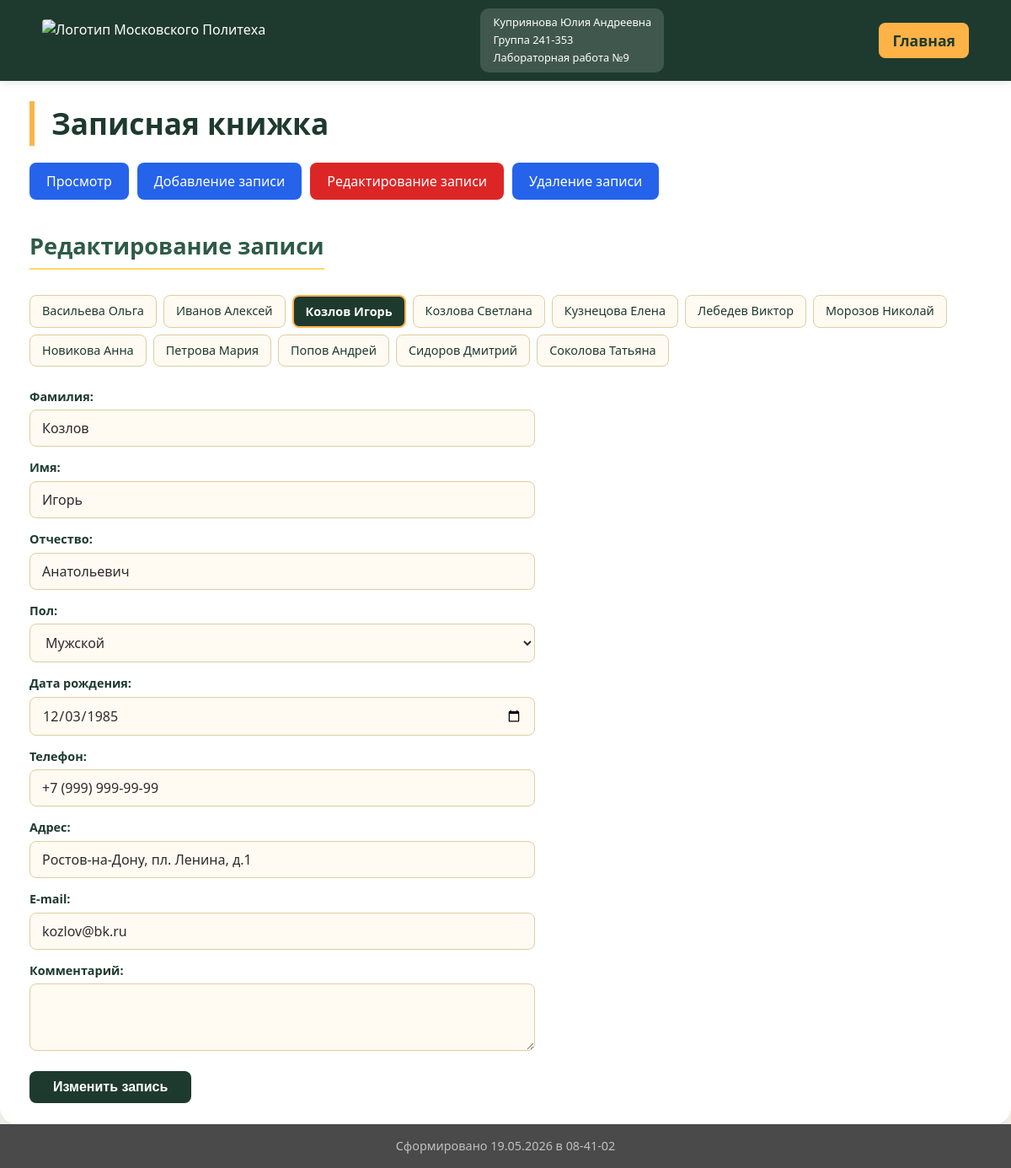
Page /?p=edit&id=9 on the committed database.
### tables this page shows
CREATE TABLE IF NOT EXISTS friends (
    id          INT          NOT NULL AUTO_INCREMENT PRIMARY KEY,   
    surname     VARCHAR(100) NOT NULL,         
    name        VARCHAR(100) NOT NULL,         
    patronymic  VARCHAR(100) DEFAULT '',       
    gender      CHAR(1)      DEFAULT 'М',      
    birthdate   DATE,                          
    phone       VARCHAR(30)  DEFAULT '',       
    address     VARCHAR(255) DEFAULT '',       
    email       VARCHAR(150) DEFAULT '',       
    comment     TEXT         DEFAULT ''        
);

### edit.php (the view, shortened to what this page needs)
<?php
$mysqli = mysqli_connect('localhost', 'root', '', 'friends');
$currentROW = [];
if (isset($_GET['id'])) {
    $sql_res = mysqli_query($mysqli,
        'SELECT * FROM friends WHERE id=' . (int)$_GET['id'] . ' LIMIT 0, 1'
    );
    $currentROW = mysqli_fetch_assoc($sql_res) ?: [];
}
$sql_res = mysqli_query($mysqli, 'SELECT id, surname, name FROM friends ORDER BY surname ASC, name ASC');
?>
<h2>Редактирование записи</h2>
<?php if (!mysqli_errno($mysqli)) : ?>
    <div id="edit_links">
        <?php while ($row = mysqli_fetch_assoc($sql_res)) : ?>
            <?php if ($currentROW && $currentROW['id'] == $row['id']) : ?>
                <div class="current-link"><?= htmlspecialchars($row['surname'] . ' ' . $row['name']) ?></div>
            <?php else : ?>
                <a href="?p=edit&id=<?= $row['id'] ?>"><?= htmlspecialchars($row['surname'] . ' ' . $row['name']) ?></a>
            <?php endif; ?>
        <?php endwhile; ?>
    </div>
    <?php if ($currentROW) : ?>
        <form name="form_edit" method="post" action="?p=edit&id=<?= $currentROW['id'] ?>">
            <div class="form-group">
                <label for="surname">Фамилия:</label>
                <input type="text" name="surname" id="surname"
                       value="<?= htmlspecialchars($currentROW['surname']) ?>" required>
            </div>
            <div class="form-group">
                <label for="name">Имя:</label>
                <input type="text" name="name" id="name"
                       value="<?= htmlspecialchars($currentROW['name']) ?>" required>
            </div>
            <div class="form-group">
                <label for="patronymic">Отчество:</label>
                <input type="text" name="patronymic" id="patronymic"
                       value="<?= htmlspecialchars($currentROW['patronymic']) ?>">
            </div>
            <div class="form-group">
                <label for="gender">Пол:</label>
                <select name="gender" id="gender">
                    <option value="М" <?= $currentROW['gender'] == 'М' ? 'selected' : '' ?>>Мужской</option>
                </select>
            </div>
            <div class="form-group">
                <label for="birthdate">Дата рождения:</label>
                <input type="date" name="birthdate" id="birthdate"
                       value="<?= htmlspecialchars($currentROW['birthdate']) ?>">
            </div>
            <div class="form-group">
                <label for="phone">Телефон:</label>
                <input type="tel" name="phone" id="phone"
                       value="<?= htmlspecialchars($currentROW['phone']) ?>">
            </div>
            <div class="form-group">
                <label for="address">Адрес:</label>
                <input type="text" name="address" id="address"
                       value="<?= htmlspecialchars($currentROW['address']) ?>">
            </div>
            <div class="form-group">
                <label for="email">E-mail:</label>
                <input type="email" name="email" id="email"
                       value="<?= htmlspecialchars($currentROW['email']) ?>">
            </div>
            <div class="form-group">
                <label for="comment">Комментарий:</label>
                <textarea name="comment" id="comment"><?= htmlspecialchars($currentROW['comment']) ?></textarea>
            </div>
            <input type="submit" name="button" value="Изменить запись" class="btn-submit">
        </form>
    <?php else : ?>
        <p class="info-msg">Записей пока нет.</p>
    <?php endif; ?>
<?php else : ?>
    <p class="error-msg">Ошибка базы данных.</p>
<?php endif; ?>

### styles.css (style rules this page uses)
* { margin: 0; padding: 0; box-sizing: border-box; }
body { font-family: 'Segoe UI', Tahoma, Geneva, Verdana, sans-serif; background-color: #f5f0e8; color: #2c2c2c; line-height: 1.5; padding-top: 80px; min-height: 100vh; display: flex; flex-direction: column; }
h2 { color: #2e5a48; margin-top: 25px; margin-bottom: 15px; font-size: 1.7rem; border-bottom: 2px solid #ffd966; display: inline-block; padding-bottom: 5px; }
form { max-width: 600px; margin-top: 20px; }
.form-group { display: flex; flex-direction: column; margin-bottom: 14px; }
.form-group label { font-size: 0.9rem; font-weight: 600; color: #1e3a2f; margin-bottom: 5px; }
.form-group input[type="text"], .form-group input[type="tel"], .form-group input[type="email"], .form-group input[type="date"], .form-group select, .form-group textarea { width: 100%; padding: 10px 14px; border: 1px solid #ddcfa0; border-radius: 8px; font-family: inherit; font-size: 1rem; background-color: #fffaf2; color: #2c2c2c; transition: border-color 0.2s ease; }
.form-group textarea { min-height: 80px; resize: vertical; }
.btn-submit { padding: 10px 28px; background-color: #1e3a2f; color: white; border: none; border-radius: 8px; font-size: 1rem; font-weight: 600; cursor: pointer; margin-top: 10px; transition: background-color 0.2s ease; }
#edit_links, #delete_links { display: flex; flex-wrap: wrap; gap: 8px; margin: 15px 0 25px 0; }
#edit_links a, #delete_links a { display: inline-block; padding: 7px 14px; background-color: #fffaf2; border: 1px solid #ddcfa0; border-radius: 8px; text-decoration: none; color: #1e3a2f; font-size: 0.9rem; transition: background-color 0.2s ease; }
#edit_links .current-link { display: inline-block; padding: 7px 14px; background-color: #1e3a2f; color: white; border-radius: 8px; font-size: 0.9rem; font-weight: 600; border: 2px solid #ffb347; }

### rows in the picture
friends: surname+name "Васильева Ольга"
friends: surname+name "Иванов Алексей"
friends: surname+name "Козлов Игорь", surname "Козлов", name "Игорь", patronymic "Анатольевич", gender "Мужской", birthdate "12/03/1985", phone "+7 (999) 999-99-99", address "Ростов-на-Дону, пл. Ленина, д.1", email "kozlov@bk.ru"
friends: surname+name "Козлова Светлана"
friends: surname+name "Кузнецова Елена"
friends: surname+name "Лебедев Виктор"
friends: surname+name "Морозов Николай"
friends: surname+name "Новикова Анна"
friends: surname+name "Петрова Мария"
friends: surname+name "Попов Андрей"
friends: surname+name "Сидоров Дмитрий"
friends: surname+name "Соколова Татьяна"
